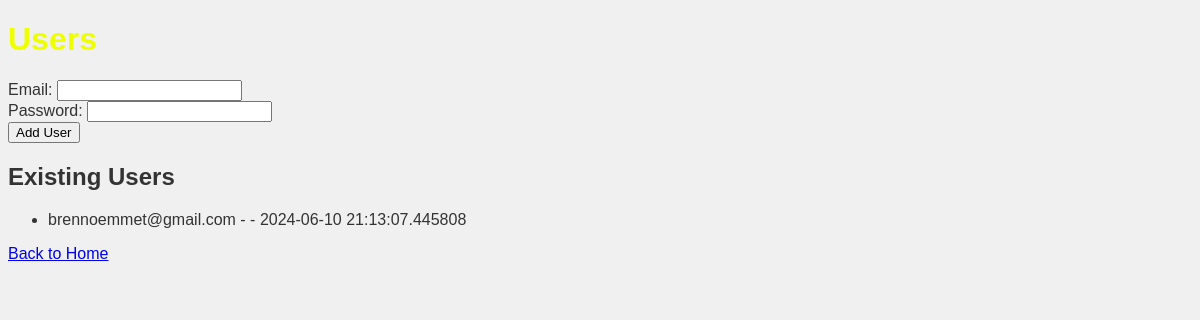
/users, run on an earlier commit of the app's database.
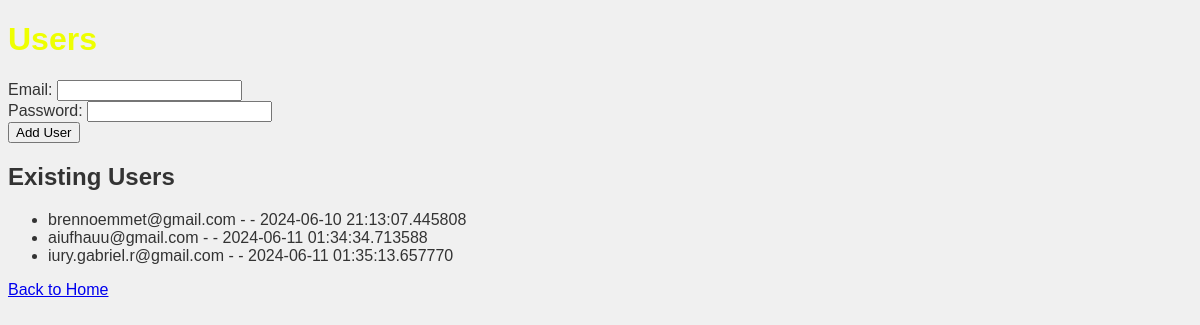
And on a later commit of the database.
### models.py (models this page shows, shortened)
class User(db.Model):
    id = db.Column(db.Integer, primary_key=True)
    email = db.Column(db.String(120), unique=True, nullable=False)
    password = db.Column(db.String(80), nullable=False)
    created_at = db.Column(db.DateTime, default=datetime.utcnow)

### app.py (the view, shortened to what this page needs)
@app.route('/users', methods=['GET', 'POST'])
def manage_users():
    users = User.query.all()
    return render_template('users.html', users=users)

### templates/users.html (shortened to what this page needs)
<!DOCTYPE html>
<html lang="en">
<head>
    <link rel="stylesheet" type="text/css" href="{{ url_for('static', filename='styles.css') }}">
</head>
<body>
    <h1>Users</h1>
    <form action="/users" method="post">
        <label for="email">Email:</label>
        <input type="email" id="email" name="email" required>
        <br>
        <label for="password">Password:</label>
        <input type="password" id="password" name="password" required>
        <br>
        <button type="submit">Add User</button>
    </form>
    <h2>Existing Users</h2>
    <ul>
        {% for user in users %}
            <li>{{ user.email }} - {{ user.senha }} - {{ user.created_at }}</li>
        {% endfor %}
    </ul>
    <a href="{{ url_for('index') }}">Back to Home</a>
</body>
</html>

### static/css/styles.css (style rules this page uses)
body { font-family: Arial, sans-serif; background-color: #f0f0f0; color: #333; }
h1 { color: #eeff00; }

What changed in the data, as far as the page shows it:
added User: email "aiufhauu@gmail.com", created_at "2024-06-11 01:34:34.713588"
added User: email "iury.gabriel.r@gmail.com", created_at "2024-06-11 01:35:13.657770"
